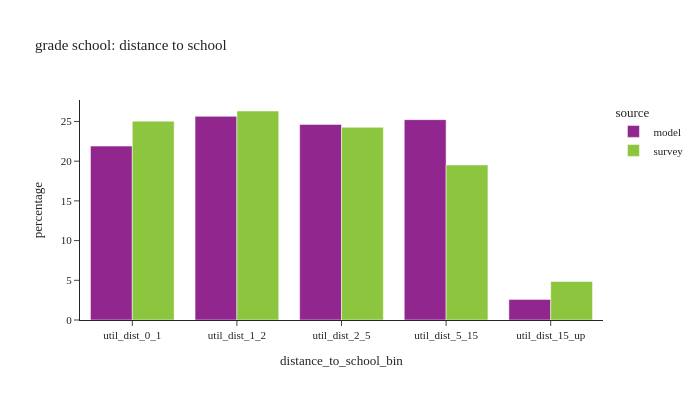
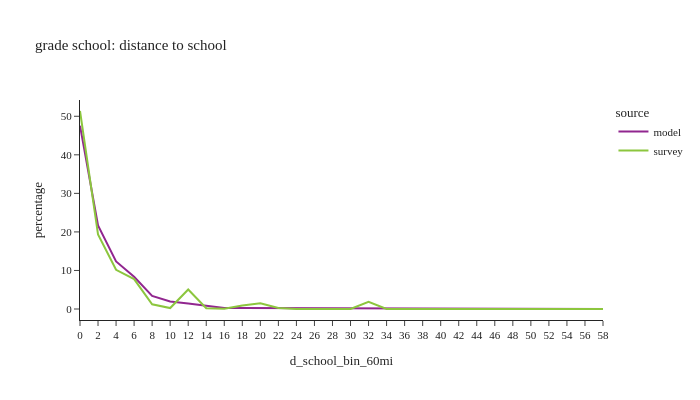

Notebook code cell kept with these figures, in order:
### Code cell
# distance to school: grade school
plot_distance(per_data,'is_gradeschool',"grade school: distance to school")

### Figure 1 — Plotly figure (JSON) as saved in the notebook; plotly's stock layout.template omitted (floating-point values rounded to 4 significant figures)
{"data": [{"alignmentgroup": "True", "hovertemplate": "source=model<br>distance_to_school_bin=%{x}<br>percentage=%{y}<extra></extra>", "legendgroup": "model", "marker": {"color": "#91268F", "pattern": {"shape": ""}}, "name": "model", "offsetgroup": "model", "orientation": "v", "showlegend": true, "textposition": "auto", "type": "bar", "x": ["util_dist_0_1", "util_dist_1_2", "util_dist_2_5", "util_dist_5_15", "util_dist_15_up"], "xaxis": "x", "y": [21.9, 25.65, 24.63, 25.23, 2.591], "yaxis": "y"}, {"alignmentgroup": "True", "hovertemplate": "source=survey<br>distance_to_school_bin=%{x}<br>percentage=%{y}<extra></extra>", "legendgroup": "survey", "marker": {"color": "#8CC63E", "pattern": {"shape": ""}}, "name": "survey", "offsetgroup": "survey", "orientation": "v", "showlegend": true, "textposition": "auto", "type": "bar", "x": ["util_dist_0_1", "util_dist_1_2", "util_dist_2_5", "util_dist_5_15", "util_dist_15_up"], "xaxis": "x", "y": [25.04, 26.32, 24.26, 19.53, 4.85], "yaxis": "y"}], "layout": {"barmode": "group", "font": {"size": 11}, "height": 400, "legend": {"title": {"text": "source"}, "tracegroupgap": 0}, "title": {"text": "grade school: distance to school"}, "width": 700, "xaxis": {"anchor": "y", "domain": [0.0, 1.0], "title": {"text": "distance_to_school_bin"}}, "yaxis": {"anchor": "x", "domain": [0.0, 1.0], "title": {"text": "percentage"}}}}

### Figure 2 — Plotly figure (JSON) as saved in the notebook; plotly's stock layout.template omitted (floating-point values rounded to 4 significant figures)
{"data": [{"hovertemplate": "source=model<br>d_school_bin_60mi=%{x}<br>percentage=%{y}<extra></extra>", "legendgroup": "model", "line": {"color": "#91268F", "dash": "solid"}, "marker": {"symbol": "circle"}, "mode": "lines", "name": "model", "orientation": "v", "showlegend": true, "type": "scatter", "x": ["0", "2", "4", "6", "8", "10", "12", "14", "16", "18", "20", "22", "24", "26", "28", "30", "32", "34", "36", "38", "40", "42", "44", "46", "48", "50", "52", "54", "56", "58"], "xaxis": "x", "y": [47.55, 21.7, 12.33, 8.365, 3.41, 1.962, 1.402, 0.8014, 0.2599, 0.2453, 0.2307, 0.3122, 0.3191, 0.2611, 0.2832, 0.1937, 0.1313, 0.09991, 0.04265, 0.05396, 0.02404, 0.009661, 0.01155, 0.004006, 0.001885, 0.0009426, 0.0, 0.0, 0.0, 0.0], "yaxis": "y"}, {"hovertemplate": "source=survey<br>d_school_bin_60mi=%{x}<br>percentage=%{y}<extra></extra>", "legendgroup": "survey", "line": {"color": "#8CC63E", "dash": "solid"}, "marker": {"symbol": "circle"}, "mode": "lines", "name": "survey", "orientation": "v", "showlegend": true, "type": "scatter", "x": ["0", "2", "4", "6", "8", "10", "12", "14", "16", "18", "20", "22", "24", "26", "28", "30", "32", "34", "36", "38", "40", "42", "44", "46", "48", "50", "52", "54", "56", "58"], "xaxis": "x", "y": [51.37, 19.35, 10.16, 7.766, 1.21, 0.2452, 5.072, 0.2059, 0.04464, 0.9211, 1.473, 0.2671, 0.01194, 0.0, 0.0, 0.0, 1.864, 0.0, 0.0, 0.0, 0.0, 0.0, 0.01902, 0.0, 0.01902, 0.0, 0.0, 0.0, 0.0, 0.0], "yaxis": "y"}], "layout": {"font": {"size": 11}, "height": 400, "legend": {"title": {"text": "source"}, "tracegroupgap": 0}, "title": {"text": "grade school: distance to school"}, "width": 700, "xaxis": {"anchor": "y", "domain": [0.0, 1.0], "title": {"text": "d_school_bin_60mi"}}, "yaxis": {"anchor": "x", "domain": [0.0, 1.0], "title": {"text": "percentage"}}}}
